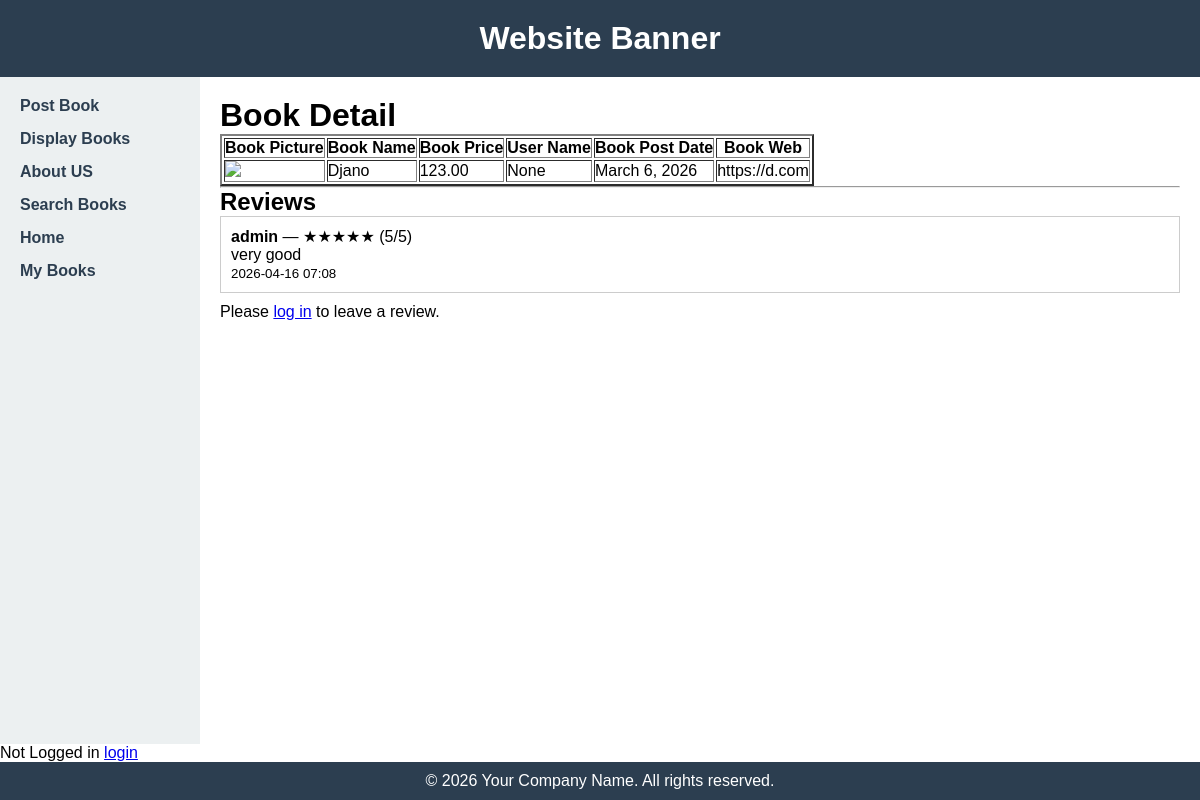
Page /book_detail/1 on the committed database.
### bookMng/models.py (models this page shows, shortened)
class MainMenu(models.Model):
    item = models.CharField(max_length=300, unique=True)
    link = models.CharField(max_length=300, unique=True)

class Book(models.Model):
    name = models.CharField(max_length=200)
    web = models.URLField(max_length=300)
    price = models.DecimalField(decimal_places=2, max_digits=8)
    publishdate = models.DateField(auto_now=True)
    picture = models.FileField(upload_to='bookEx/static/uploads')
    pic_path = models.CharField(max_length=300, editable=False, blank=True)
    username = models.ForeignKey(User, blank=True, null=True, on_delete=models.CASCADE)

class BookReview(models.Model):
    book = models.ForeignKey(Book, on_delete=models.CASCADE, related_name="reviews")
    user = models.ForeignKey(
        settings.AUTH_USER_MODEL,
        on_delete=models.CASCADE,
        related_name="book_reviews",
    )
    rating = models.PositiveSmallIntegerField(
        validators=[MinValueValidator(1), MaxValueValidator(5)]
    )
    comment = models.TextField()
    created_at = models.DateTimeField(auto_now_add=True)
    updated_at = models.DateTimeField(auto_now=True)
    class Meta:
        ordering = ["-created_at"]
        constraints = [
            models.UniqueConstraint(
                fields=["book", "user"],
                name="unique_review_per_user_per_book",
            )
        ]

### bookMng/views.py (the view)
# urls.py: path('book_detail/<int:book_id>', views.book_detail, name='book_detail'),
def book_detail(request, book_id):
    book = get_object_or_404(Book, id=book_id)
    book.pic_path = book.picture.url[14:]
    reviews = BookReview.objects.filter(book=book).order_by("-created_at")
    if request.user.is_authenticated:
        user_review = BookReview.objects.filter(book=book, user=request.user).first()
    else:
        user_review = None
    form = BookReviewForm(instance=user_review)
    return render(request,
                  'bookMng/book_detail.html',
                  {
                      'item_list': MainMenu.objects.all(),
                      'book': book,
                      'reviews': reviews,
                      'user_review': user_review,
                      'form': form,
                  })

### bookEx/templates/bookMng/book_detail.html (shortened to what this page needs)
{% extends "base.html" %}
{% load static %}
{% block sidenav %}
   {% for item in item_list %}
      <li>
        <a href="{{ item.link }}">  {{ item.item }} </a>
      </li>
   {% endfor %}
{% endblock sidenav %}
{% block content %}
   <h1>Book Detail</h1>
   <table border="2" >
      <tr>
          <th>
              Book Picture
          </th>
          <th>
              Book Name
          </th>
          <th>
              Book Price
          </th>
          <th>
              User Name
          </th>
          <th>
              Book Post Date
          </th>
          <th>
              Book Web
          </th>
      </tr>
       <tr>
           <td>
           <img src="{% static book.pic_path %}" width="100" />
         </td>
         <td>
            {{ book.name }}
         </td>
         <td>
            {{ book.price }}
         </td>
          <td>
            {{ book.username }}
         </td>
           <td>
            {{ book.publishdate }}
         </td>
           <td>
               {{ book.web }}
           </td>
      </tr>
   </table>
   <hr>
   <h2>Reviews</h2>
   {% if reviews %}
      {% for review in reviews %}
         <div style="border: 1px solid #ccc; padding: 10px; margin-bottom: 10px;">
            <strong>{{ review.user.username }}</strong>
            &mdash;
            {% with review.rating as r %}
               {% if r == 1 %}★☆☆☆☆
               {% elif r == 2 %}★★☆☆☆
               {% elif r == 3 %}★★★☆☆
               {% elif r == 4 %}★★★★☆
               {% else %}★★★★★
               {% endif %}
            {% endwith %}
            ({{ review.rating }}/5)
            <br>
            <p>{{ review.comment }}</p>
            <small>{{ review.created_at|date:"Y-m-d H:i" }}</small>
         </div>
      {% endfor %}
   {% else %}
      <p>No reviews yet.</p>
   {% endif %}
   {% if user.is_authenticated %}
      <h3>{% if user_review %}Edit Your Review{% else %}Leave a Review{% endif %}</h3>
      <form action="{% url 'submit_review' book.id %}" method="post">
         {% csrf_token %}
         {{ form.as_p }}
         <button type="submit">{% if user_review %}Update Review{% else %}Submit Review{% endif %}</button>
      </form>
   {% else %}
      <p>Please <a href="{% url 'login' %}?next={{ request.path }}">log in</a> to leave a review.</p>
   {% endif %}
{% endblock content %}

### bookEx/static/main.css (style rules this page uses)
* { margin: 0; padding: 0; box-sizing: border-box; }
body { font-family: Arial, sans-serif; min-height: 100vh; display: flex; flex-direction: column; }
.sidebar li { margin-bottom: 15px; }
.sidebar a { text-decoration: none; color: #2c3e50; font-weight: bold; }

### rows in the picture
MainMenu: item "Post Book"
MainMenu: item "Display Books"
MainMenu: item "About US"
MainMenu: item "Search Books"
MainMenu: item "Home"
MainMenu: item "My Books"
Book: name "Djano", price "123.00", username "None", publishdate "March 6, 2026", web "https://d.com"
BookReview: user.username "admin", rating "5", comment "very good", created_at "2026-04-16 07:08"
